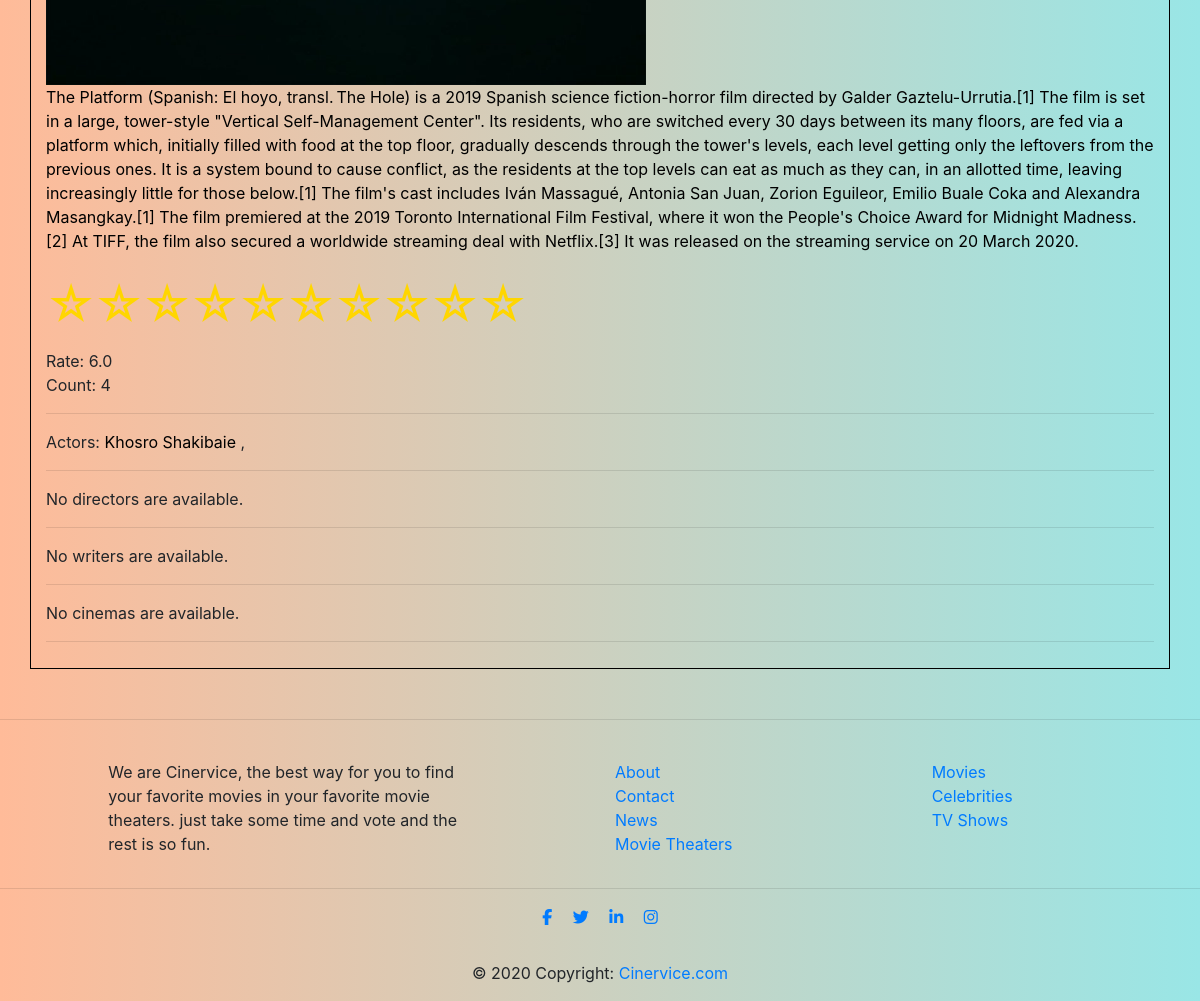
/movies/2/ (lower part), run on an earlier commit of the app's database.
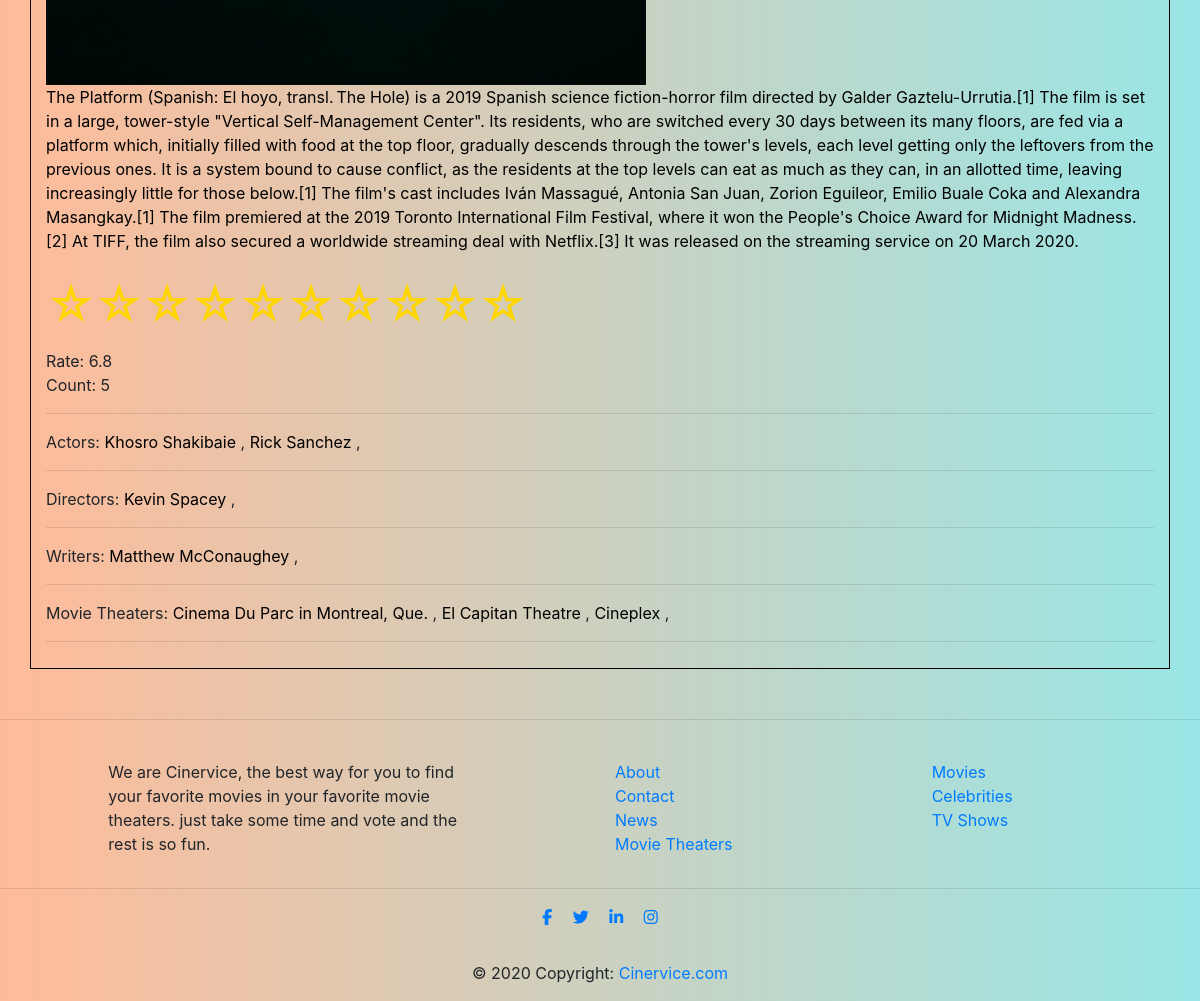
And on a later commit of the database.
### main/models.py (models this page shows, shortened)
class Movie(models.Model):
    image = models.ImageField(upload_to='static/images/movies',null=True)
    title = models.CharField(max_length=200)
    publish_year = models.DateTimeField(null = True)
    comment = models.TextField(null=True)
    genre = models.CharField(max_length=100)

class Role(models.Model):
    TYPE_OF_PRODUCT = [
        ('M', 'Movie'),
        ('S', 'Serial'),
    ]
    TYPE_OF_ROLE = [
        ('A', 'Actor'),
        ('D', 'Director'),
        ('W', 'Writer'),
    ]
    person = models.ForeignKey(People, on_delete = models.CASCADE)
    movie = models.ForeignKey(Movie, on_delete = models.CASCADE, null = True, blank = True)
    serial = models.ForeignKey(Series, on_delete = models.CASCADE, null = True, blank = True)
    type_of_product = models.CharField(max_length=1, null = True, choices=TYPE_OF_PRODUCT)
    type_of_role = models.CharField(max_length=1, null = True, choices=TYPE_OF_ROLE)

class People(models.Model):
    image = models.ImageField(upload_to='static/images/people',null=True)
    full_name = models.CharField(max_length=300)
    birth_date = models.DateTimeField(null = True)
    birth_place = models.CharField(max_length=300,null=True)
    comment = models.TextField(null=True)

class Cinema(models.Model):
    image = models.ImageField(upload_to='static/images/cinemas', null=True, blank=True)
    name = models.CharField(max_length=300)
    establish_date = models.DateTimeField(null = True)
    address = models.TextField(null = True)
    latitude = models.IntegerField(null=True, blank = True)
    longitude = models.IntegerField(null=True, blank = True)
    movie = models.ManyToManyField(Movie)

### main/views.py (the view)
# urls.py: path('movies/<int:movie_id>/', views.movie_info, name='movie_info'),
def movie_info(request, movie_id):
    try:
        movie_info = Movie.objects.filter(pk=movie_id)
        count = Movies_Vote.objects.filter(movie_id=movie_id).count()
        rate = Movies_Vote.objects.filter(
            movie_id=movie_id).aggregate(Avg('vote')).get('vote__avg')
        if(rate is not None):
            rate = round(rate, 2)
        actors = Role.objects.all().filter(movie_id=movie_id, type_of_role='A')
        directors = Role.objects.all().filter(movie_id=movie_id, type_of_role='D')
        writers = Role.objects.all().filter(movie_id=movie_id, type_of_role='W')
        cinemas = Cinema.objects.all().filter(movie=movie_id)
    except Movie.DoesNotExist:
        raise Http404("Movie does not exist")
    return render(request, 'movies/info.html', {
        'info': movie_info,
        'count': count,
        'rate': rate,
        'actors': actors,
        'directors': directors,
        'writers': writers,
        'cinemas': cinemas,
    })

### main/templates/movies/info.html (shortened to what this page needs)
{% extends "base.html" %}
{% load bootstrap4 %}
    {% block content %}
        {% if info %}
            <div class="borderz mx-auto w-100 container mx-auto">
                {% for movie in info %}
                {% load static %}
                <img class="img-fluid" src="../../{{ movie.image }}" width="600px" />
                <p class="textx">{{ movie.comment }}</p>
                <div class="txt-center">
                    <form action="{% url 'main:movie_rate' %}" method="POST">
                        <div class="rating">
                            <label for="star10">☆</label>
                            <label for="star9">☆</label>
                            <label for="star8">☆</label>
                            <label for="star7">☆</label>
                            <label for="star6">☆</label>
                            <label for="star5">☆</label>
                            <label for="star4">☆</label>
                            <label for="star3">☆</label>
                            <label for="star2">☆</label>
                            <label for="star1">☆</label>
                        </div>
                    </form>
                </div>
                {% if rate %}
                    <p>Rate: {{ rate }}<br> Count: {{ count }}</p>
                {% else %}
                    <p>Nobody voted this.</p>
                {% endif %}
                <hr>
                    {% if actors %}
                        Actors:
                        {% for actor in actors %}
                            <a class="textx" href="/people/{{ actor.person.id}}">{{ actor.person.full_name }} </a> ,
                        {% endfor %}
                    {% else %}
                        <p>No actors are available.</p>
                    {% endif %}
                <hr>
                    {% if directors %}
                        Directors:
                        {% for director in directors %}
                            <a class="textx" href="/people/{{ director.person.id}}">{{ director.person.full_name }} </a> ,
                        {% endfor %}
                    {% else %}
                        <p>No directors are available.</p>
                    {% endif %}
                <hr>
                    {% if writers %}
                        Writers:
                        {% for writer in writers %}
                            <a class="textx" href="/people/{{ writer.person.id}}">{{ writer.person.full_name }} </a> ,
                        {% endfor %}
                    {% else %}
                        <p>No writers are available.</p>
                    {% endif %}
                <hr>
                    {% if cinemas %}
                        Movie Theaters:
                        {% for cinema in cinemas %}
                            <a class="textx" href="/movie_theaters/{{ cinema.id}}">{{ cinema.name }} </a> ,
                        {% endfor %}
                    {% else %}
                        <p>No cinemas are available.</p>
                    {% endif %}
                <hr>
                {% endfor %}
            </div>
        {% else %}
            <p>No movie are available.</p>
        {% endif %}
    {% endblock %}

### main/templates/base.html (shortened to what this page needs)
{% load bootstrap4 %}
<!DOCTYPE html>
<html lang="en">
    <head>
        {% load static %}
        <link rel="stylesheet" href="{% static '/css/base.css' %}">
        <link rel="stylesheet" href="https://maxcdn.bootstrapcdn.com/bootstrap/4.5.0/css/bootstrap.min.css">
    </head>
    <body>
      <br>
            {% block content %}
            {% endblock %}
<hr>
<footer class="page-footer font-small stylish-color-dark pt-4">
  <div class="container text-center text-md-left">
    <div class="row">
      <div class="col-md-4 mx-auto">
        <p>We are Cinervice, the best way for you to find your favorite
           movies in your favorite movie theaters. just take
           some time and vote and the rest is so fun.</p>
      </div>
      <div class="col-md-2 mx-auto">
        <ul class="list-unstyled">
          <li>
            <a href="/about">About</a>
          </li>
          <li>
            <a href="/contact">Contact</a>
          </li>
          <li>
            <a href="/news">News</a>
          </li>
          <li>
            <a href="/movie_theaters">Movie Theaters</a>
          </li>
        </ul>
      </div>
      <div class="col-md-2 mx-auto">
        <ul class="list-unstyled">
          <li>
            <a href="/movies">Movies</a>
          </li>
          <li>
            <a href="/people">Celebrities</a>
          </li>
          <li>
            <a href="/tv_shows">TV Shows</a>
          </li>
        </ul>
      </div>
    </div>
  </div>
  <hr>
  <ul class="list-unstyled list-inline text-center">
    <li class="list-inline-item">
      <a href="#" class="btn-floating btn-fb mx-1">
        <i class="fab fa-facebook-f"> </i>
      </a>
    </li>
    <li class="list-inline-item">
      <a href="#" class="btn-floating btn-tw mx-1">
        <i class="fab fa-twitter"> </i>
      </a>
    </li>
    <li class="list-inline-item">
      <a href="#" class="btn-floating btn-li mx-1">
        <i class="fab fa-linkedin-in"> </i>
      </a>
    </li>
    <li class="list-inline-item">
      <a href="#" class="btn-floating btn-li mx-1">
        <i class="fab fa-instagram"></i>
      </a>
    </li>
  </ul>
  <div class="footer-copyright text-center py-3">© 2020 Copyright:
    <a href="/"> Cinervice.com</a>
  </div>
</footer>
    </body>
</html>

### static/css/base.css (style rules this page uses)
body { margin: 0; padding: 0; font-family: sans-serif; background:linear-gradient(to right, #ffbb99, #99e6e6); }
.borderz { margin: 50px; border: 1px solid black; padding: 10px; }
.textx { color: black; text-decoration:none; }
.rating { display: flex; flex-direction: row-reverse; justify-content: left }
.rating>label { position: relative; width: 1em; font-size: 4vw; color: #FFD600; cursor: pointer }
.rating>label::before { content: "\2605"; position: absolute; opacity: 0 }

What changed in the data, as far as the page shows it:
changed Movie: gains Cinema (name "Cinema Du Parc in Montreal, Que."); gains Cinema (name "El Capitan Theatre"); gains Cinema (name "Cineplex"); rate "6.0" → "6.8"; count "4" → "5"; text "No directors are available. No writers are available. No cinemas are available." → "Directors: Writers: Movie Theaters:"
added Role: person.full_name "Rick Sanchez"
added Role: person.full_name "Kevin Spacey"
added Role: person.full_name "Matthew McConaughey"
